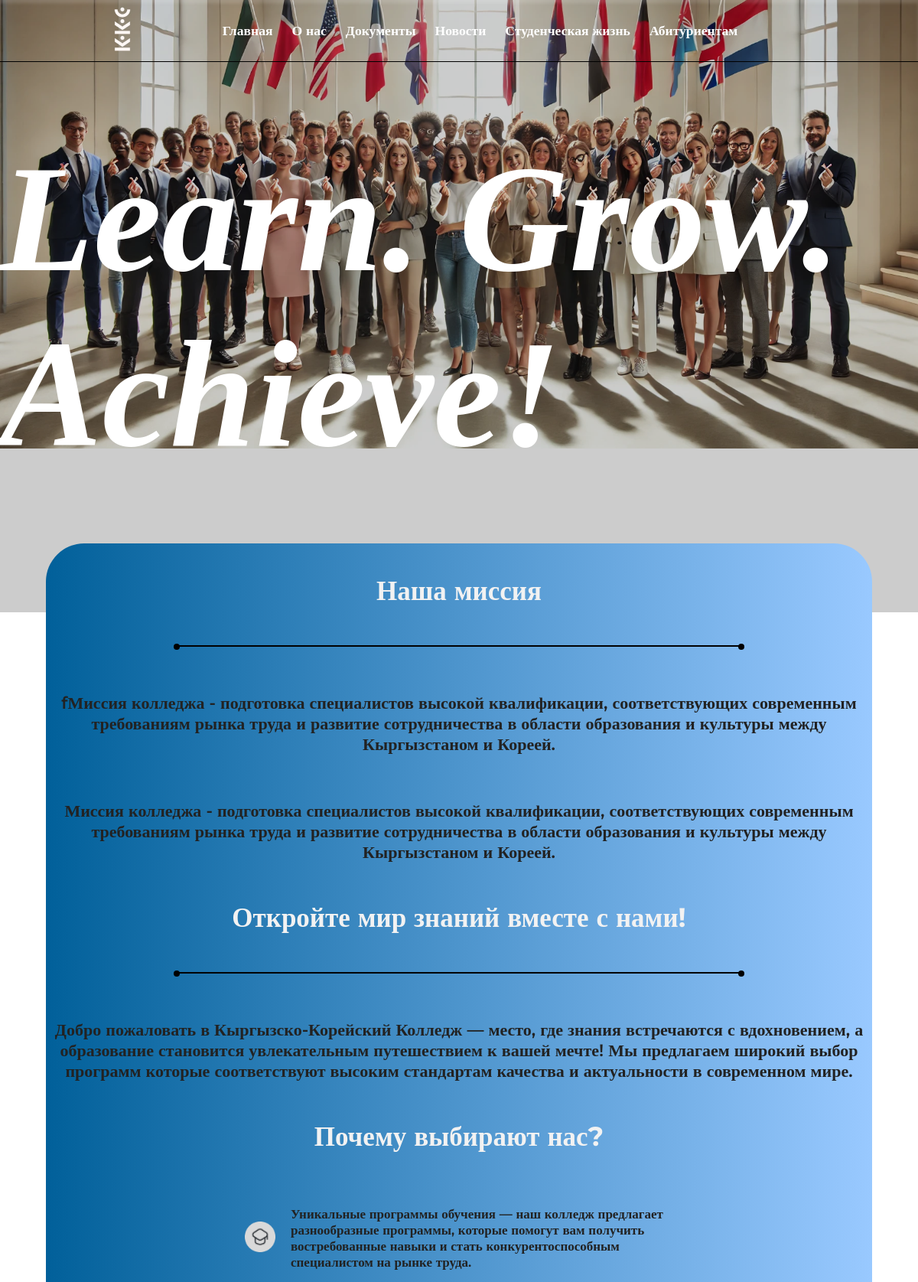
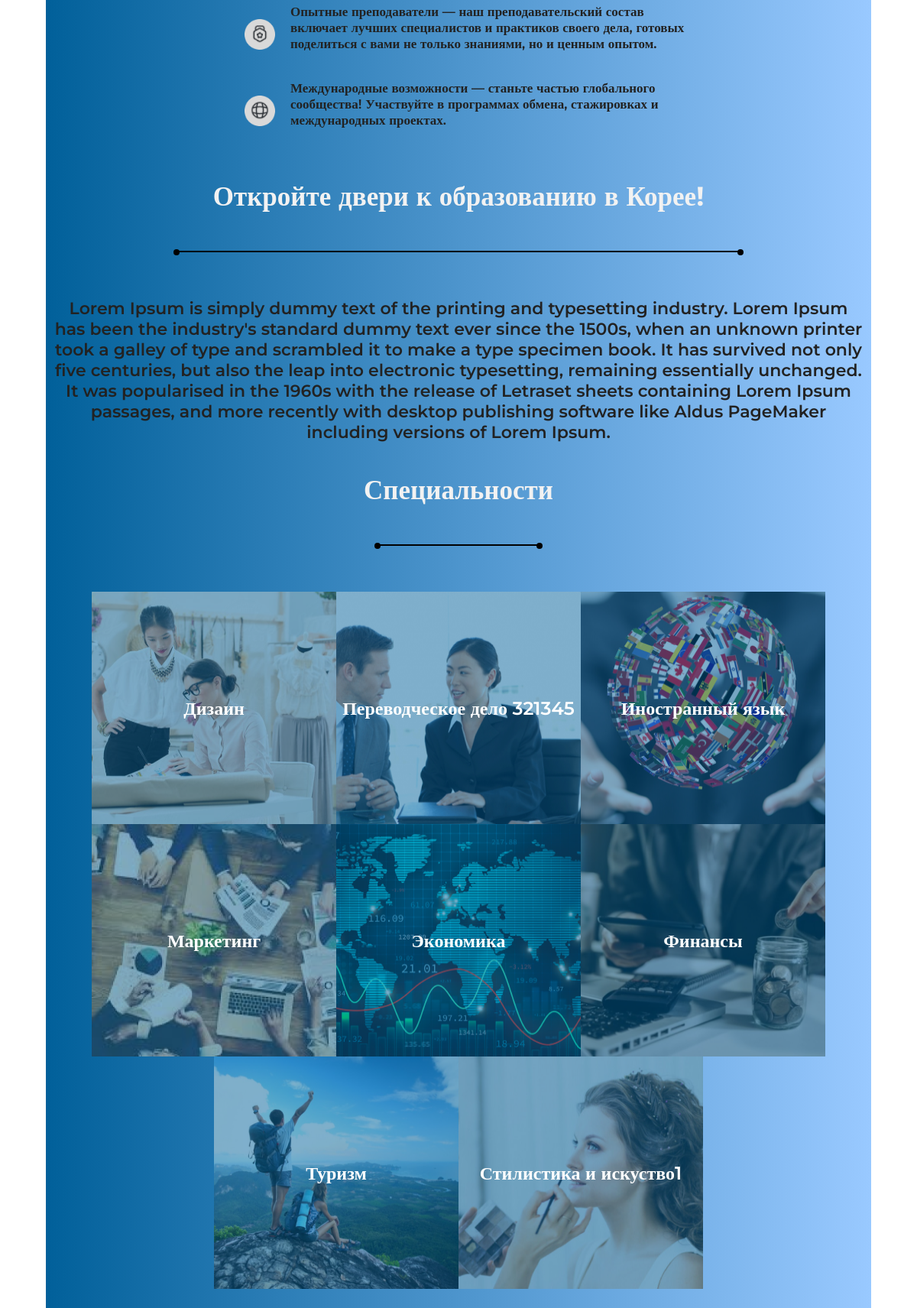
The page / (upper part) on the database its author committed (2 pictures, top to bottom).
### main_page/models.py (models this page shows, shortened)
class LogoImage(models.Model):
    logo_image = models.ImageField(upload_to="logo_images", null=True, verbose_name='Загрузите фото лого')
    class Meta:
        verbose_name = 'фото лого'
        verbose_name_plural = 'фото логотипа'

class Mission(models.Model):
    mission = models.TextField(verbose_name='Напишите миссию института', default='')
    class Meta:
        verbose_name = 'миссия'
        verbose_name_plural = 'миссии'

class Welcome(models.Model):
    description = models.TextField(verbose_name='дайте описания к ДОБРО ПОЖАЛОВАТЬ')
    class Meta:
        verbose_name = 'добро пожаловать'
        verbose_name_plural = 'добро пожаловать'

class Advanced(models.Model):
    image = models.ImageField(upload_to='images/', null=True, verbose_name='Загрузите значок')
    text = models.TextField(null=True, verbose_name='Укажите почему выбирают вас')
    class Meta:
        verbose_name = 'продвижение'
        verbose_name_plural = 'продвижения'

class OpenDoor(models.Model):
    open_door = models.TextField(verbose_name='укажите почему выбирают нас')
    class Meta:
        verbose_name = 'выбирают нас'
        verbose_name_plural = 'выбрали нас'

class Courses(models.Model):
    EXAM = (
        ('Да', 'Да'),
        ('Нет', 'Нет')
    )
    image = models.ImageField(upload_to='images/', null=True, verbose_name="Загрузите фото направления")
    course_name = models.CharField(max_length=100, null=True, verbose_name='Укажите название курса')
    description = models.TextField(verbose_name='укажите описания к курсу', null=True)
    some_information = models.TextField(verbose_name='укажите информацию о скидках', null=True)
    exam = models.CharField(max_length=100, verbose_name='есть ли вступительные экзамены', choices=EXAM, null=True)
    class Meta:
        verbose_name = 'направление'
        verbose_name_plural = 'направления'

### main_page/views.py (the view)
# urls.py: path('', include('main_page.urls')),
def main_page(request):
    if request.method == 'GET':
        course_list = models.Courses.objects.all()
        course_it = models.ITCourses.objects.all()
        logo_image = models.LogoImage.objects.all()
        advanced = models.Advanced.objects.all()
        welcome = models.Welcome.objects.all()
        contact = models.Contact.objects.all()
        mission = models.Mission.objects.all()
        open_door = models.OpenDoor.objects.all()
        context = {
            'course_it': course_it,
            'course_list': course_list,
            'logo_image': logo_image,
            'advanced': advanced,
            'welcome': welcome,
            'contact': contact,
            'mission': mission,
            'open_door': open_door
        }
        return render(request, template_name='index.html', context=context)

### main_page/context_processors.py (called while the page is built)
def contact_processor(request):
    contact = Contact.objects.all()
    return {'contact': contact}

### templates/index.html (shortened to what this page needs)
{% include 'header.html' %}
<main>
    <div class="bcg slider">
        {% for i in logo_image %}
            <img class="background_photo" src="{{ i.logo_image }}" alt="">
        {% endfor %}
        <div class="bcg_black"></div>
        <h1 class="title">Learn. Grow. Achieve!</h1>
    </div>
</main>
<main class="main_2">
    <div class="conteiner">
        <div class="greetings">
            <h1 id="knowledge-title" class="title_t" >Наша миссия</h1>
            <div class="line"></div>
            {% for i in mission %}
                <p>{{ i.mission }}</p>
            {% endfor %}
        </div>
        <div class="greetings">
            <h1 id="knowledge-title" class="title_t" >Откройте мир знаний вместе с нами!</h1>
            <div class="line"></div>
            {% for i in welcome %}
                <p>{{ i.description }}</p>
            {% endfor %}
        </div>
        <div class="advantages">
            <h1 id="knowledge-title" class="title_t" >Почему выбирают нас?</h1>
            {% for i in advanced %}
                <div class="advan_1">
                    <div class="adv_icon">
                        <img src="{{ i.image.url }}" alt="">
                    </div>
                    <p class="advan_p">{{ i.text }}</p>
                </div>
            {% endfor %}
        </div>
        <div class="greetings">
            <h1 id="knowledge-title" class="title_t" >Откройте двери к образованию в Корее!</h1>
            <div class="line"></div>
            {% for i in open_door %}
            <p>{{ i.open_door }}</p>
        {% endfor %}
        </div>
        <div class="faculty_cont">
            <h1 id="knowledge-title" class="title_t" >Специальности</h1>
            <div class="line_2 line"></div>
            <div class="faculty">
                {% for i in course_list %}
                    <div class="item">
                        <img src="{{ i.image }}" alt="">
                        <div class="item_fon"></div>
                        <span class="direct">
                  <a class="faculty_href" href="/course_detail/{{ i.id }}/">{{ i.course_name }}</a>
                </span>
                    </div>
                {% endfor %}
            </div>
        </div>
    </div>
</main>
{% include 'footer.html' %}

### static/css/index.css (style rules this page uses)
* { padding: 0; margin: 0; text-decoration: none; }
body { font-family: Montserrat; font-weight: 400; top: 0px !important; }
.background_photo { width: 100%; position: absolute; top: -100px; right: 0; }
.bcg { background-size: cover; background-position: center; height: 100vh; width: 100%; display: flex; justify-content: center; align-items: center; }
.bcg_black { position: absolute; top: 0; width: 100%; height: 100vh; background-color: rgba(0, 0, 0, 20%); }
.title { font-size: 200px; color: #ffffff; z-index: 2; font-family: "Brush Script MT", cursive; font-style: italic; }
.main_2 { display: flex; justify-content: center; }
.conteiner { text-align: center; display: flex; flex-direction: column; justify-content: center; width: 90%; background: linear-gradient(to right, #01609A, #99c9ff); color: #222222; position: relative; top: -90px; border-radius: 50px; }
.greetings #knowledge-title { color: #F2F2F2; }
.advantages #knowledge-title { color: #F2F2F2; }
.faculty_cont #knowledge-title { color: #F2F2F2; }
.greetings, .advantages { max-width: 1200px; display: flex; flex-direction: column; justify-content: center; margin: auto; padding: 10px; }
.title_t { font-weight: 700; font-size: 35px; margin: 30px 0px 50px 0px; }
.line { margin: auto; width: 70%; height: 2px; background-color: black; position: relative; }
.line::before, .line::after { content: ''; width: 8px; height: 8px; background-color: black; border-radius: 50%; position: absolute; top: -2.5px; }
.line::before { left: -2px; }
.line::after { right: -2px; }
.greetings p { font-size: 22px; font-weight: 600; margin-top: 60px; }
.advan_1 { display: flex; margin-top: 20px; }
.adv_icon { width: 80px; height: 80px; display: flex; align-items: center; justify-content: center; }
.adv_icon img { width: 40px; }
.advan_p { font-size: 17px; font-weight: 600; text-align: left; max-width: 520px; min-width: 100px; }
.line_2 { width: 20%; margin: auto; }
.faculty { margin: auto; display: flex; max-width: 1280px; justify-content: center; flex-wrap: wrap; margin-top: 60px; }
.item { position: relative; }
.item img { width: 100%; height: 100%; }
.item_fon { background-color: rgba(1, 96, 154, 50%); width: 100%; height: 100%; position: absolute; top: 0; left: 0; }
.direct { position: absolute; top: 0; left: 0; width: 100%; height: 100%; display: flex; align-items: center; justify-content: center; }
.faculty_href { font-size: 1.5em; font-weight: 600; color: #ffffff; }
a { color: #ffff; }

### rows shown on the page
LogoImage: logo_image (picture)
Mission: mission "fМиссия колледжа - подготовка специалистов высокой квалификации, соответствующих современным требованиям рынка труда и развитие сотрудничества в области образования и культуры между Кыргызстаном и Кореей."
Mission: mission "Миссия колледжа - подготовка специалистов высокой квалификации, соответствующих современным требованиям рынка труда и развитие сотрудничества в области образования и культуры между Кыргызстаном и Кореей."
Welcome: description "Добро пожаловать в Кыргызско-Корейский Колледж — место, где знания встречаются с вдохновением, а образование становится увлекательным путешествием к вашей мечте! Мы предлагаем широкий выбор программ которые соответствуют высоким стандартам качества и актуальности в современном мире."
Advanced: image (picture), text "Уникальные программы обучения — наш колледж предлагает разнообразные программы, которые помогут вам получить востребованные навыки и стать конкурентоспособным специалистом на рынке труда."
Advanced: image (picture), text "Опытные преподаватели — наш преподавательский состав включает лучших специалистов и практиков своего дела, готовых поделиться с вами не только знаниями, но и ценным опытом."
Advanced: image (picture), text "Международные возможности — станьте частью глобального сообщества! Участвуйте в программах обмена, стажировках и международных проектах."
OpenDoor: open_door "Lorem Ipsum is simply dummy text of the printing and typesetting industry. Lorem Ipsum has been the industry's standard dummy text ever since the 1500s, when an unknown printer took a galley of type and scrambled it to make a type specimen book. It has survived not only five centuries, but also the leap into electronic typesetting, remaining essentially unchanged. It was popularised in the 1960s with the release of Letraset sheets containing Lorem Ipsum passages, and more recently with desktop publishing software like Aldus PageMaker including versions of Lorem Ipsum."
Courses: image (picture), course_name "Дизаин"
Courses: image (picture), course_name "Переводческое дело 321345"
Courses: image (picture), course_name "Иностранный язык"
Courses: image (picture), course_name "Маркетинг"
Courses: image (picture), course_name "Экономика"
Courses: image (picture), course_name "Финансы"
Courses: image (picture), course_name "Туризм"
Courses: image (picture), course_name "Стилистика и искуство1"
